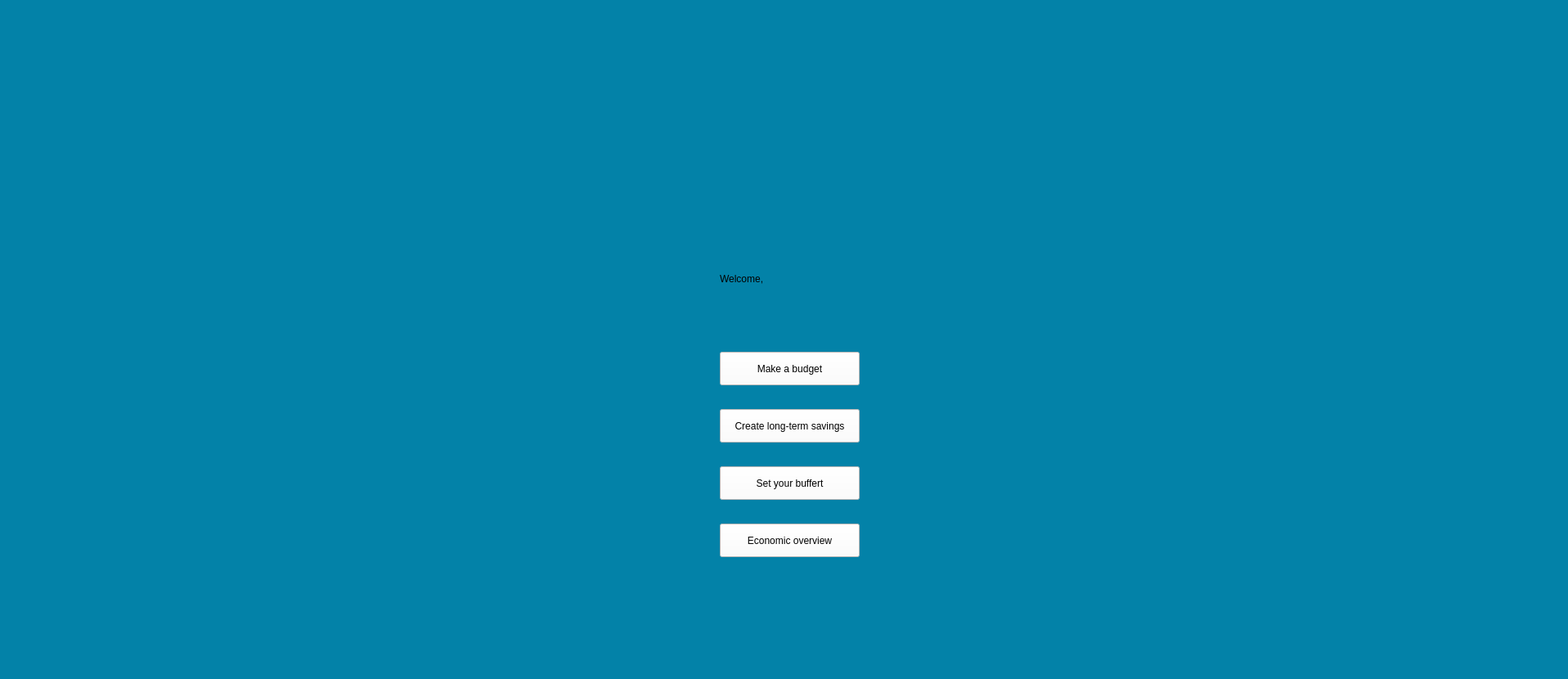
<?xml version="1.0" encoding="UTF-8"?>
<ui version="4.0">
 <class>MainWindow</class>
 <widget class="QMainWindow" name="MainWindow">
  <property name="geometry">
   <rect>
    <x>0</x>
    <y>0</y>
    <width>1917</width>
    <height>830</height>
   </rect>
  </property>
  <property name="windowTitle">
   <string>MainWindow</string>
  </property>
  <property name="styleSheet">
   <string notr="true">background-color: rgb(3, 130, 168);</string>
  </property>
  <widget class="QWidget" name="centralwidget">
   <widget class="QPushButton" name="pushButton">
    <property name="geometry">
     <rect>
      <x>880</x>
      <y>430</y>
      <width>171</width>
      <height>41</height>
     </rect>
    </property>
    <property name="styleSheet">
     <string notr="true">background-color: rgb(255, 255, 255);
font: 10pt &quot;MS Shell Dlg 2&quot;;</string>
    </property>
    <property name="text">
     <string>Make a budget</string>
    </property>
   </widget>
   <widget class="QPushButton" name="pushButton_2">
    <property name="geometry">
     <rect>
      <x>880</x>
      <y>500</y>
      <width>171</width>
      <height>41</height>
     </rect>
    </property>
    <property name="styleSheet">
     <string notr="true">background-color: rgb(255, 255, 255);
font: 10pt &quot;MS Shell Dlg 2&quot;;</string>
    </property>
    <property name="text">
     <string>Create long-term savings</string>
    </property>
   </widget>
   <widget class="QPushButton" name="pushButton_3">
    <property name="geometry">
     <rect>
      <x>880</x>
      <y>570</y>
      <width>171</width>
      <height>41</height>
     </rect>
    </property>
    <property name="styleSheet">
     <string notr="true">background-color: rgb(255, 255, 255);
font: 10pt &quot;MS Shell Dlg 2&quot;;</string>
    </property>
    <property name="text">
     <string>Set your buffert</string>
    </property>
   </widget>
   <widget class="QPushButton" name="pushButton_4">
    <property name="geometry">
     <rect>
      <x>880</x>
      <y>640</y>
      <width>171</width>
      <height>41</height>
     </rect>
    </property>
    <property name="styleSheet">
     <string notr="true">background-color: rgb(255, 255, 255);
font: 10pt &quot;MS Shell Dlg 2&quot;;</string>
    </property>
    <property name="text">
     <string>Economic overview</string>
    </property>
   </widget>
   <widget class="QLabel" name="label_2">
    <property name="geometry">
     <rect>
      <x>0</x>
      <y>0</y>
      <width>450</width>
      <height>200</height>
     </rect>
    </property>
    <property name="text">
     <string/>
    </property>
    <property name="pixmap">
     <pixmap>../STMP-Logo.png</pixmap>
    </property>
    <property name="scaledContents">
     <bool>true</bool>
    </property>
   </widget>
   <widget class="QPushButton" name="pushButton_5">
    <property name="geometry">
     <rect>
      <x>60</x>
      <y>900</y>
      <width>171</width>
      <height>61</height>
     </rect>
    </property>
    <property name="styleSheet">
     <string notr="true">background-color: rgb(255, 255, 255);
font: 12pt &quot;MS Shell Dlg 2&quot;;</string>
    </property>
    <property name="text">
     <string>Log out</string>
    </property>
   </widget>
   <widget class="QLabel" name="label">
    <property name="geometry">
     <rect>
      <x>880</x>
      <y>320</y>
      <width>291</width>
      <height>41</height>
     </rect>
    </property>
    <property name="styleSheet">
     <string notr="true">font: 14pt &quot;MS Shell Dlg 2&quot;;</string>
    </property>
    <property name="text">
     <string>Welcome, </string>
    </property>
    <property name="alignment">
     <set>Qt::AlignLeading|Qt::AlignLeft|Qt::AlignVCenter</set>
    </property>
   </widget>
  </widget>
  <widget class="QMenuBar" name="menubar">
   <property name="geometry">
    <rect>
     <x>0</x>
     <y>0</y>
     <width>1917</width>
     <height>21</height>
    </rect>
   </property>
  </widget>
  <widget class="QStatusBar" name="statusbar"/>
 </widget>
 <resources/>
 <connections/>
</ui>
